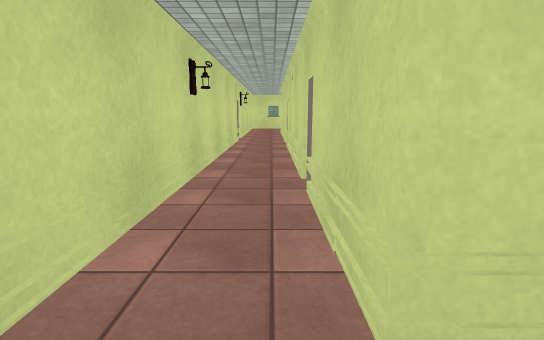
[1] (above)

14 first-person views from a walk through a 3-D level made in the Unity game engine. The camera is 1.3 m above the floor, tilts 10° down and sees 80° across. Doors are open. The floor is counted in squares, 1 m on a side. Each view is taken from the middle of a square. On the plan, view 1 faces up. The plan holds only what a view shows up to about 14 squares ahead; the rest is blank. The place goes on beyond the plan. The player is left out. Some animated figures are not drawn. Some surface patterns are stand-ins.

[2]
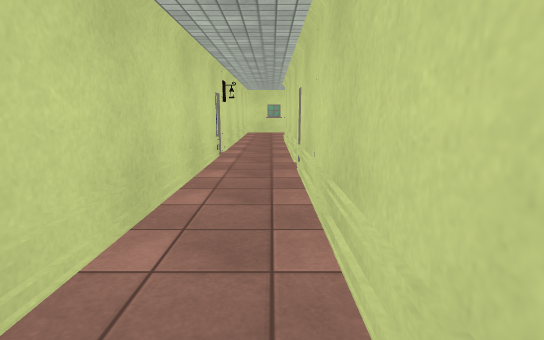

[3]
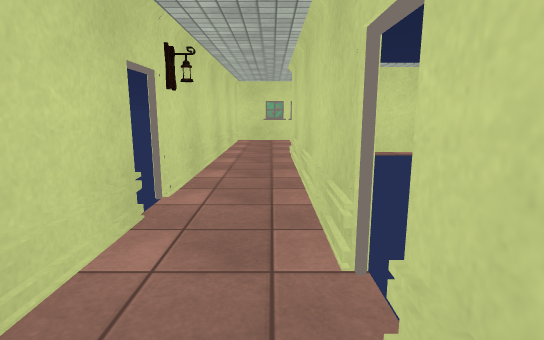

[4]
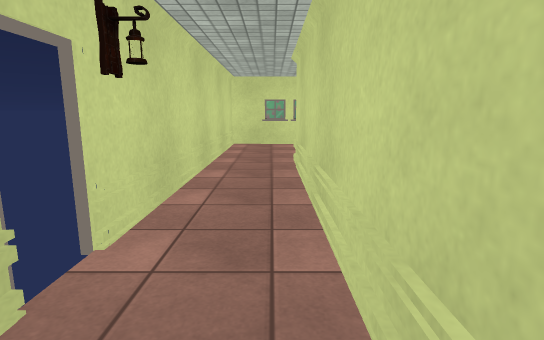

[5]
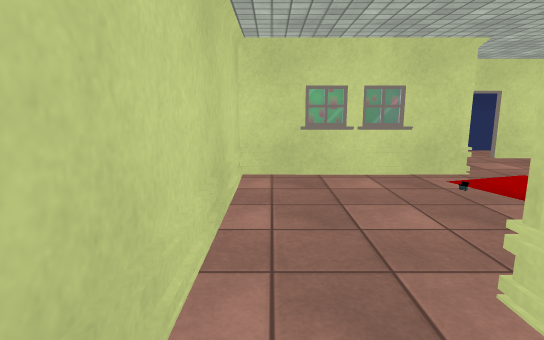

[6]
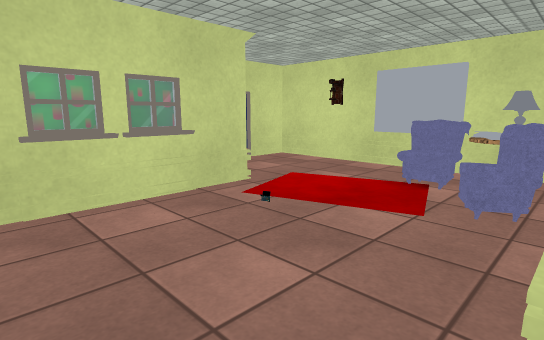

[7]
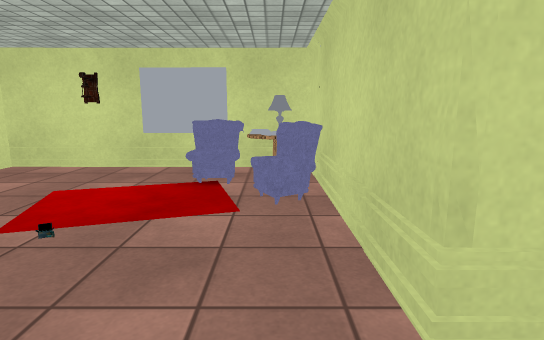

[8]
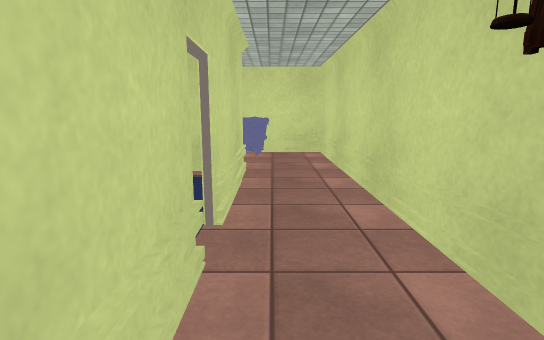

[9]
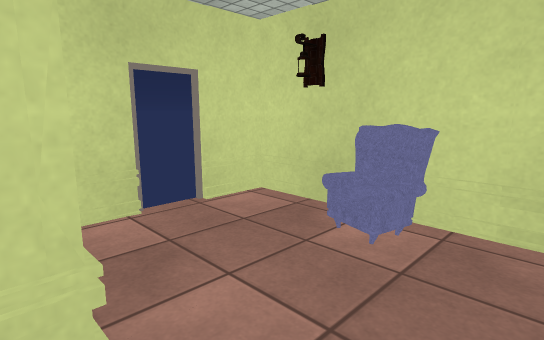

[10]
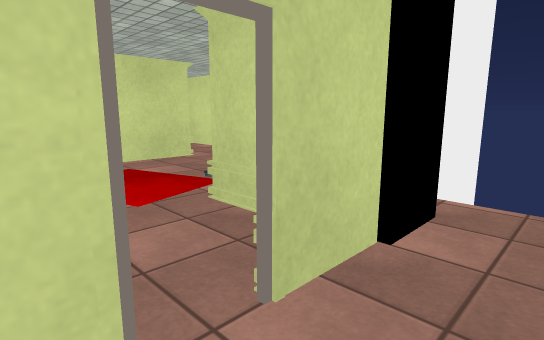

[11]
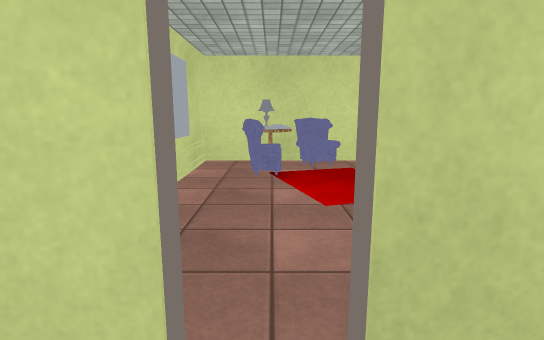

[12]
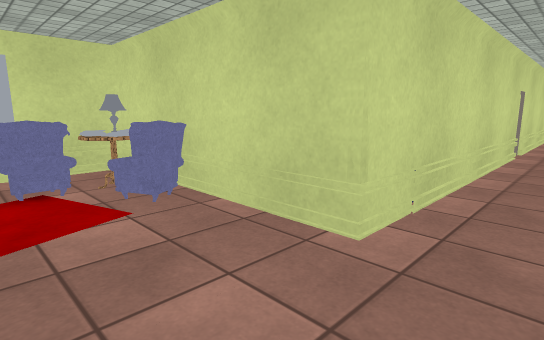

[13]
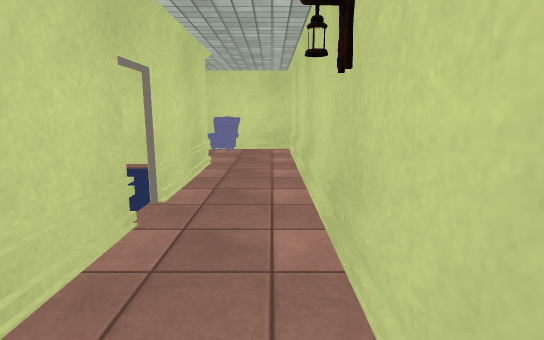

[14]
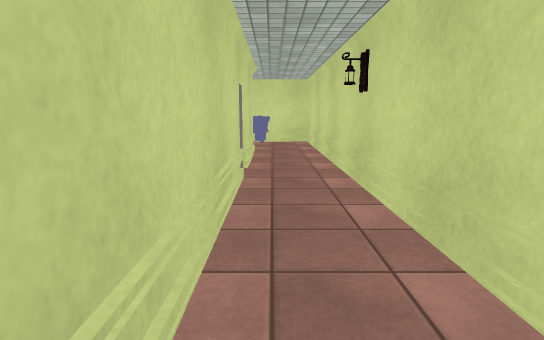

### Floor plan
Ten units are one square. View 1 is at (0, 0); x grows to the right and y downward. Boxes are objects, and circles mark ways between rooms. Rooms are numbered by the first view taken in them; rooms with no view inside come last. Other rooms are left out.
<svg viewBox="-30 -325 105 349">
<path fill="none" stroke="#000" d="M-17 -161 -17 19 15 19M7 -144 7 -231 69 -231 69 -304 54 -304M7 -62 7 -136M32 -290 32 -279 -17 -279 -17 -174M15 -16 7 -16 7 -55M19 -276 -5 -276M54 -306 64 -306M35 -306 46 -306M32 -1 32 -11M15 19 32 19 32 5"/>
<rect x="-25" y="-175" width="10" height="10" fill="#bbb"><title>other object</title></rect>
<rect x="-5" y="5" width="10" height="10" fill="#bbb"><title>other object</title></rect>
<rect x="15" y="-265" width="10" height="10" fill="#bbb"><title>other object</title></rect>
<rect x="35" y="-245" width="10" height="10" fill="#bbb"><title>other object</title></rect>
<rect x="45" y="-245" width="10" height="10" fill="#bbb"><title>other object</title></rect>
<rect x="45" y="-255" width="10" height="10" fill="#bbb"><title>other object</title></rect>
<rect x="55" y="-245" width="10" height="10" fill="#bbb"><title>other object</title></rect>
<rect x="15" y="-315" width="20" height="20" fill="#bbb"><title>other object</title></rect>
<circle cx="10" cy="-5" r="3" fill="#2a7"/>
<circle cx="50" cy="-305" r="3" fill="#2a7"/>
<circle cx="50" cy="-320" r="3" fill="#2a7"/>
<text x="0" y="-170">1</text>
<text x="70" y="-310">2</text>
<text x="30" y="-310">3</text>
<text x="20" y="0">4</text>
</svg>
Room 1 opens to room 4. Room 2 opens to room 3.

Where each view was taken, in squares from view 1:
view 1: 0 up, 0 right, facing up
view 2: 6 up, 0 right, facing up
view 3: 12 up, 0 right, facing up
view 4: 14 up, 0 right, facing up
view 5: 21 up, 1 left, facing up
view 6: 23 up, 1 left, facing up-right
view 7: 24 up, 1 left, facing right
view 8: 9 up, 0 right, facing down
view 9: 2 up, 1 left, facing down-right
view 10: 32 up, 6 right, facing down-left
view 11: 32 up, 5 right, facing down
view 12: 26 up, 1 left, facing down-right
view 13: 10 up, 1 left, facing down
view 14: 13 up, 0 right, facing down
